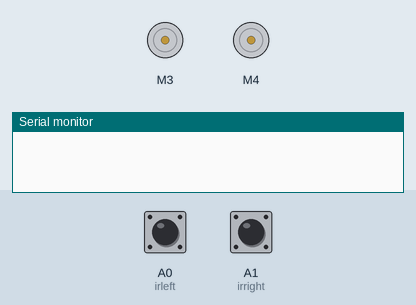
Simulated run of this sketch. Board: Arduino Uno, built with avr-gcc and run on an emulated ATmega328P. Parts: 2 × DC motor (green arrow = forward, orange = backward, longer = faster), the last lines printed to the serial monitor. The test bench sets the inputs (shaded band); at power-on: A0 (irleft) HIGH, A1 (irright) HIGH.

Above: at 1.2 s.
1.3 s: A0 (irleft) pulled LOW for 0.15 s
At 1.37 s:
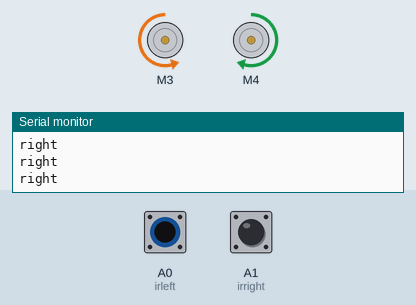
2.9 s: A1 (irright) pulled LOW for 0.15 s
At 2.97 s:
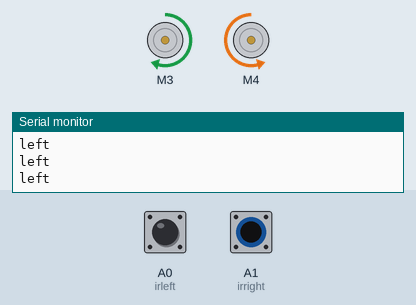
4.5 s: A1 (irright) pulled LOW for 3.2 s
At 8.3 s:
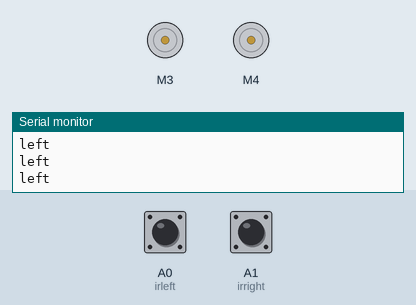
9.2 s: A0 (irleft) pulled LOW for 3.2 s
At 10.6 s:
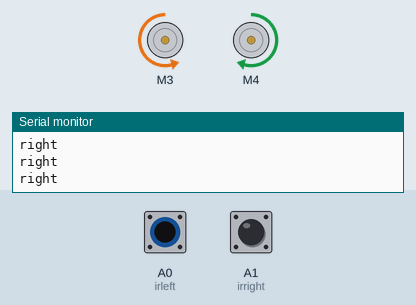
13.9 s: A0 (irleft) driven LOW and A1 (irright) driven LOW
At 15.1 s:
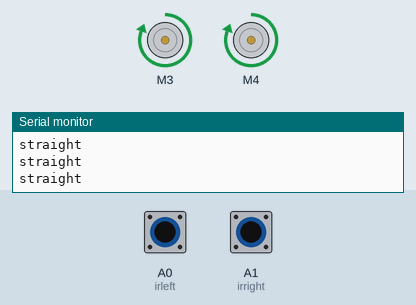
15.4 s: A0 (irleft) driven HIGH
At 16.8 s:
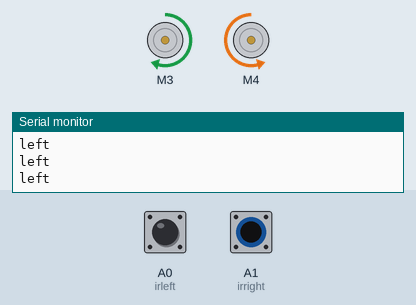
Timing chart, 0 to 18.4 s (numbered marks = the images above; inputs shaded):
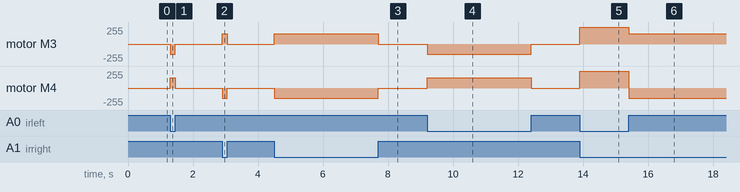

The sketch:

4_MOTORS_CODE.ino
```cpp
#include<AFMotor.h>
int irleft = A0;
int irright = A1;

AF_DCMotor motorL(4, MOTOR12_1KHZ);

AF_DCMotor motorR(3, MOTOR12_1KHZ);

void setup() {
  // put your setup code here, to run once:
  pinMode(A0,INPUT);
  pinMode(A1,INPUT);
  Serial.begin(9600);


}

void loop() {
  // put your main code here, to run repeatedly:
 if(digitalRead(irleft)== LOW && digitalRead(irright) == LOW)
 {


  motorR.run(FORWARD);
  motorR.setSpeed(255);
  motorL.run(FORWARD);
  motorL.setSpeed(255);

  Serial.println("straight");
}
if(digitalRead(irleft)==HIGH && digitalRead(irright)==LOW)
{
  motorR.run(FORWARD);
  motorR.setSpeed(155);
  motorL.run(BACKWARD);
  motorL.setSpeed(155);
  Serial.println("left");
}
if(digitalRead(irleft) == LOW && digitalRead(irright) == HIGH)
{

  motorL.run(FORWARD);
  motorL.setSpeed(155);
  motorR.run(BACKWARD);
  motorR.setSpeed(155);
  Serial.println("right");
}
if(digitalRead(irleft) == HIGH && digitalRead(irright) == HIGH)
{

  motorR.run(BACKWARD);
  motorR.setSpeed(0);
  motorL.run(BACKWARD);
  motorL.setSpeed(0);
  }
}
```

Measured:
- after the input at 1.3 s, motor M3: stopped → backward 155/255 at once, → stopped 0.15 s later; motor M4: stopped → forward 155/255 at once, → stopped 0.15 s later
- after the input at 2.9 s, motor M3: stopped → forward 155/255 at once, → stopped 0.15 s later; motor M4: stopped → backward 155/255 at once, → stopped 0.15 s later
- after the input at 4.5 s, motor M3: stopped → forward 155/255 at once, → stopped 3.2 s later; motor M4: stopped → backward 155/255 at once, → stopped 3.2 s later
- after the input at 9.2 s, motor M3: stopped → backward 155/255 at once, → stopped 3.2 s later; motor M4: stopped → forward 155/255 at once, → stopped 3.2 s later
- after the input at 13.9 s, motor M3, motor M4: stopped → forward 255/255 at once
- after the input at 15.4 s, motor M3: forward 255/255 → forward 155/255 at once; motor M4: forward 255/255 → backward 155/255 at once
